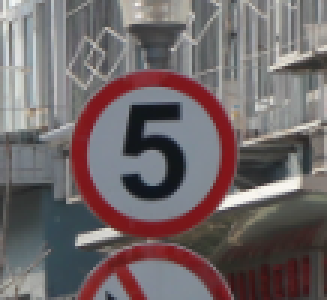
#> input picture Report 2 Source Code/Final_traffic_sign/000_0058.png, 109 x 100 px (shown 3 times larger); its folder holds only this picture in this run
$ jupyter execute --allow-errors 'Report 2 Source Code.ipynb'
#> lines starting #> are read from the running program, lines starting #| are printed output that depends on the picture; after the words box and inside, x2 and y2 are one past the last pixel; in counts of white or black regions, pixels touching at a corner belong together
#> further down, img is the input picture: shape (100, 109, 3); mean B, G, R 104.8, 103.4, 112.9
[cell 1]
import sys
assert sys.version_info >= (3, 7)

import numpy as np
import cv2 as cv
from util_func import *

from imutils import paths
import matplotlib.pyplot as plt
import random
import re

[cell 2]
def preprocessing(img):

     #resize
    factor = 300 / img.shape[1] #scale factor = output width / original image width
#> factor = 2.75
    img_resize = cv.resize(img, None,fx=factor,fy=factor)

    #blur img using median Blur
    blur = cv.medianBlur(img_resize, 5)

    # CLAHE
    img_lab = cv.cvtColor(blur, cv.COLOR_BGR2Lab)
#> img_lab: shape (275, 300, 3); mean of channels 0, 1, 2 113.5, 132.5, 129.7
    l, a, b = cv.split(img_lab)
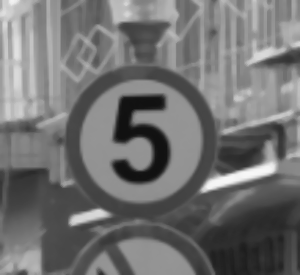
#> l: shape (275, 300); min 16, max 247, mean 113.5
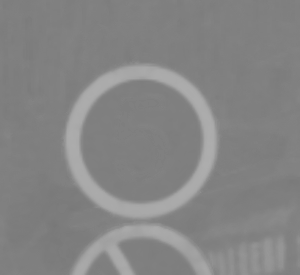
#> a: shape (275, 300); min 120, max 173, mean 132.5
    clahe = cv.createCLAHE(clipLimit = 3, tileGridSize = (8, 8))
    img_clahe = clahe.apply(l)
    img_merged = cv.merge((img_clahe, a, b))
#> img_merged: shape (275, 300, 3); mean of channels 0, 1, 2 121.5, 132.5, 129.7
    img_merged = cv.cvtColor(img_merged, cv.COLOR_Lab2BGR)
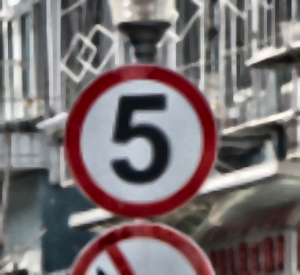
#> img_merged: shape (275, 300, 3); mean B, G, R 113.5, 111.9, 121.5

    #convert to grayscale
    gray = cv.cvtColor(img_merged, cv.COLOR_BGR2GRAY)

    #return resized img, blurred img, CLAHE img and grayscale img
    return img_resize, blur, img_merged, gray

[cell 3]
def color_seg(img_blur, img_gray):

    #define hsv value range for red, blue, yellow and black

    red_low = (160, 115, 0)
    red_high = (180, 255, 255)

    red_low1 = (0, 115, 0)
    red_high1 = (10, 255, 255)

    blue_low = (100, 120, 0)
    blue_high = (120, 255, 255)

    yellow_low = (15, 120, 20)
    yellow_high = (30, 255, 255)

    black_low = (0, 20, 0)
    black_high = (180, 255, 45)

    #convert to hsv
    img_hsv = cv.cvtColor(img_blur, cv.COLOR_BGR2HSV)
#> img_hsv: shape (275, 300, 3); mean H, S, V 82, 45.1, 117.8

    #combine 2 red mask
    mask_red = cv.bitwise_or(cv.inRange(img_hsv, red_low, red_high), cv.inRange(img_hsv, red_low1, red_high1))
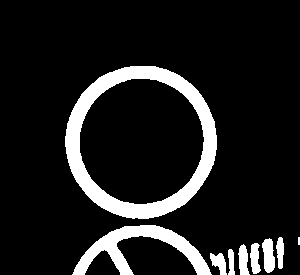
#> mask_red: shape (275, 300); 11.9% white; 9 white regions (1 under 20 px), largest, box (x1, y1, x2, y2) and area: (65, 66, 217, 219) 6071, (72, 225, 212, 275) 2380, (262, 238, 275, 273) 334

    #blue mask
    mask_blue = cv.inRange(img_hsv, blue_low, blue_high)
#> mask_blue: shape (275, 300); 0.05% white in thin lines or dots, all inside (x1, y1, x2, y2) = (119, 163, 147, 177)

    #combine yellow and black mask
    mask_yellow = cv.bitwise_or(cv.inRange(img_hsv, yellow_low, yellow_high), cv.inRange(img_hsv, black_low, black_high))
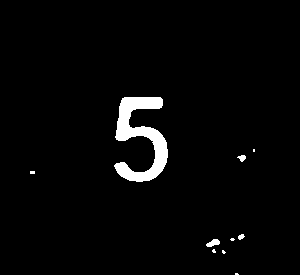
#> mask_yellow: shape (275, 300); 2.8% white; 10 white regions (6 under 20 px), largest, box (x1, y1, x2, y2) and area: (114, 97, 168, 182) 2116, (206, 239, 220, 247) 71, (237, 155, 246, 162) 39, (238, 234, 245, 240) 28

    color_masks = []
    color_masks.append(mask_red)
    color_masks.append(mask_blue)
    color_masks.append(mask_yellow)
    max_area = 0
    final_color_mask = []
    final_contour = []

    # for the 3 color masks, find the contour and compare the area
    for i in range(len(color_masks)):
        kernel = np.ones((3, 3), np.uint8)
        color_mask = color_masks[i]

        color_mask = cv.dilate(color_masks[i], kernel, iterations = 1)

        #get largest area of color mask
        area, contour_res = findContour(color_mask, img_gray)

        #get the color with largest contour area as the final contour
        if area > max_area:
            max_area = area
            final_color_mask = color_mask
            final_contour = contour_res
#> this loop made 3 passes
#> (area, max_area) on pass 1: (18590, 18590)
#> area on passes 2 to 3: 54.5, 2399
#> pass 1, in color_seg, `color_mask = cv.dilate(color_masks[i], kernel, iterations = 1)`:
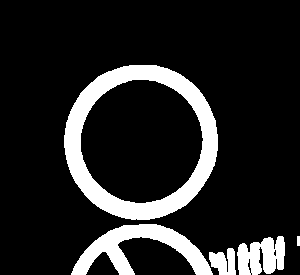
#> color_mask: shape (275, 300); 14.5% white; 5 white regions, box (x1, y1, x2, y2) and area: (64, 65, 218, 220) 7181, (71, 224, 213, 275) 2877, (237, 236, 285, 275) 1371, (209, 248, 236, 275) 507, (297, 236, 300, 246) 30
#> pass 1, in color_seg, `area, contour_res = findContour(color_mask, img_gray)`:
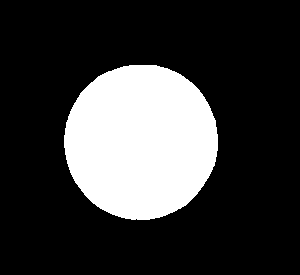
#> contour_res: shape (275, 300); 22.8% white; 1 white region, box (x1, y1, x2, y2) and area: (64, 65, 218, 220) 18809
#> after the loop:
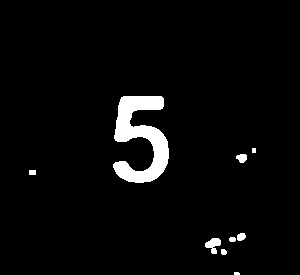
#> color_mask: shape (275, 300); 3.6% white; 9 white regions (1 under 20 px), largest, box (x1, y1, x2, y2) and area: (113, 96, 169, 183) 2581, (205, 238, 221, 254) 151, (236, 154, 247, 163) 75
#> after the loop, max_area = 18590

    #return final contour result (largest contour)
    return final_contour

[cell 4]
# find contour
def findContour(mask, img_gray):

    contours,_ = cv.findContours(mask, cv.RETR_TREE, cv.CHAIN_APPROX_SIMPLE)


    if len(contours) > 0:
        # Sort contours with regards to area in descending order and take the first
        contours = sorted(contours, key=cv.contourArea, reverse=True)[0]
        area = cv.contourArea(contours)

        # Create an empty mask
        contour_res = np.zeros_like(img_gray)

        img_copy = img.copy()

        #draw contour
        cv.drawContours(contour_res, [contours], 0, (255), thickness=cv.FILLED)
    else:
        # No valid contours found, return an empty mask and area of 0
        contour_res = np.zeros_like(img_gray)
        area = 0

    return area, contour_res

[cell 5]
def extractRegion(contour_res, img):
    #apply the final contour (mask) on the original image
    extracted_region = cv.bitwise_and(img, img, mask=contour_res)

    #put text
    position = (17, 17)
    (text_width, text_height), _ = cv.getTextSize("Segmented Image", cv.FONT_HERSHEY_COMPLEX, 0.7, 2)
    background_rect_coords = ((position[0], position[1] - text_height),
                          (position[0] + text_width, position[1]))
    cv.rectangle(extracted_region, background_rect_coords[0], background_rect_coords[1], (0, 0, 0), -1)
    cv.putText(extracted_region,"Segmented Image", (17, 17), cv.FONT_HERSHEY_COMPLEX, 0.7, (0, 255, 0), 2)
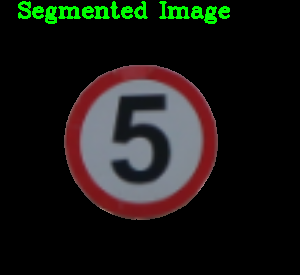
#> extracted_region: shape (275, 300, 3); mean B, G, R 20.5, 24.5, 25.3

    return extracted_region

[cell 6]
def bounding(contour, img):
    img_copy = img.copy()

    if len(contour) > 0:
        x, y, w, h = cv.boundingRect(contour)
#> x = 64; y = 65; w = 154; h = 155

        #draw bounding boxes
        cv.rectangle(img_copy, (x, y), (x+w, y+h), (0, 255, 0), 2)
    else:
        # if no valid contours found, return 0
        x, y, w, h = [0,0,0,0]
        cv.rectangle(img_copy, (x, y), (x+w, y+h), (0, 255, 0), 2)

    #put text
    position = (17, 17)
    (text_width, text_height), _ = cv.getTextSize("Bounded Image", cv.FONT_HERSHEY_COMPLEX, 0.7, 2)
    background_rect_coords = ((position[0], position[1] - text_height),
                          (position[0] + text_width, position[1]))
    cv.rectangle(img_copy, background_rect_coords[0], background_rect_coords[1], (0, 0, 0), -1)
    cv.putText(img_copy, "Bounded Image", (17, 17), cv.FONT_HERSHEY_COMPLEX, 0.7, (0, 255, 0), 2)
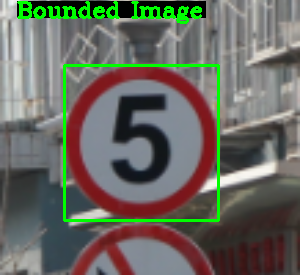
#> img_copy: shape (275, 300, 3); mean B, G, R 96.8, 105.9, 104.7
#> `bounded, x, y, w, h = bounding(color_contour, img_resize)`: x = 64; y = 65; w = 154; h = 155

    return img_copy, x, y, w, h

[cell 7]
##IOU
def convert_xywh_to_xyxy(box):
    return [box[0], box[1], box[0]+box[2], box[1]+box[3]]

def computeIOU(boxA, boxB):
    """The format of boxA and boxB is xyxy"""
    # compute the intersection area
    x_start = max(boxA[0], boxB[0])
    y_start = max(boxA[1], boxB[1])
    x_end = min(boxA[2], boxB[2])
    y_end = min(boxA[3], boxB[3])

    interArea = max(0, x_end - x_start + 1)* max(0, y_end - y_start + 1)

    # area of boxA and boxB
    areaA = (boxA[2] - boxA[0] + 1) * (boxA[3] - boxA[1] + 1)
    areaB = (boxB[2] - boxB[0] + 1) * (boxB[3] - boxB[1] + 1)

    return interArea / (areaA + areaB - interArea)

def IOU(img, img_resize, img_path, x, y, w, h):

#> called with img_path = 'Final_traffic_sign/000_0058.png', x = 64, y = 65, w = 154, h = 155
    img_copy = img_resize.copy()
    img_gt = img_resize.copy()
    factor = 300 / img.shape[1]
#> factor = 2.75

    # To print 100 images, split the string by both '\' and '.'
    if '\\' in img_path:
        target_string = re.split(r'[\\.]', img_path)[1]
    else:
        # to print the result one by one, split the string by both '/' and '.'
        target_string = img_path.split('.')[0]
        target_string = target_string.split('/')[1]

    # get annotation of img from txt file
    with open('TsignRecgTrain4170Annotation.txt', 'r') as file:
        # Iterate through each line in the file
        for line in file:
            # Check if the target string is in the line
            if target_string in line:
                # If the string is found, get the line and spilt it
                line = line.strip()
                items = line.split(';')

    x1, y1, x2, y2 = int(items[3]), int(items[4]), int(items[5]), int(items[6])

    boxes = [[x1, y1, x2, y2], [x, y, w, h]]

    # resize the given bouding box so that the size is the same as the drawn bouding box
    gt = [int(i * factor) for i in boxes[0]]

    #convert to xyxy format
    pred = convert_xywh_to_xyxy(boxes[1])

    #draw ground truth
    cv.rectangle(img_copy, (gt[0], gt[1]), (gt[2], gt[3]), (0, 0, 255), 2)
    cv.rectangle(img_gt, (gt[0], gt[1]), (gt[2], gt[3]), (0, 0, 255), 2)

    #draw bounding box
    cv.rectangle(img_copy, (pred[0], pred[1]), (pred[2], pred[3]), (0, 255, 0), 2)

    #put text for iou img
    position = (15, 20)
    (text_width, text_height), _ = cv.getTextSize(f"IOU: {computeIOU(gt, pred):.3f}", cv.FONT_HERSHEY_COMPLEX, 0.7, 2)
    background_rect_coords = ((position[0], position[1] - text_height),
                          (position[0] + text_width, position[1]))
    cv.rectangle(img_copy, background_rect_coords[0], background_rect_coords[1], (0, 0, 0), -1)
    cv.putText(img_copy, f"IOU: {computeIOU(gt, pred):.3f}", (15, 20), cv.FONT_HERSHEY_COMPLEX, 0.7, (0, 255, 0), 2)

    #put text for gt img
    position = (15, 20)
    (text_width, text_height), _ = cv.getTextSize("Ground Truth", cv.FONT_HERSHEY_COMPLEX, 0.7, 2)
    background_rect_coords = ((position[0], position[1] - text_height),
                          (position[0] + text_width, position[1]))
    cv.rectangle(img_gt, background_rect_coords[0], background_rect_coords[1], (0, 0, 0), -1)
    cv.putText(img_gt, "Ground Truth", (15, 20), cv.FONT_HERSHEY_COMPLEX, 0.7, (0, 255, 0), 2)

    return computeIOU(gt, pred), img_copy, img_gt

# DEMO

[cell 8]
imgPaths = list(paths.list_images("Final_traffic_sign"))

#> (the rest of this cell did not finish here and is left out)

$ run again, on Report 2 Source Code/Final_traffic_sign/000_1_0023.png
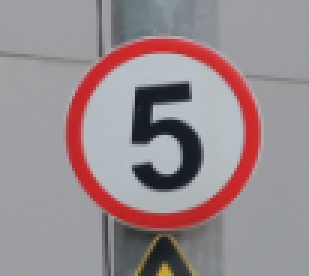
#> input picture Report 2 Source Code/Final_traffic_sign/000_1_0023.png, 103 x 92 px (shown 3 times larger)
#> img is the input picture: shape (92, 103, 3); mean B, G, R 142.9, 139.4, 152.5
#> img_lab: shape (268, 300, 3); mean of channels 0, 1, 2 152.2, 133.9, 129.4
#> img_hsv: shape (268, 300, 3); mean H, S, V 110.8, 33, 158
#> mask_red: shape (268, 300); 9.6% white; 1 white region, box (x1, y1, x2, y2) and area: (64, 38, 253, 223) 7751
#> mask_blue: shape (268, 300); every value is 0
#> mask_yellow: shape (268, 300); 3.8% white; 4 white regions (1 under 20 px), largest, box (x1, y1, x2, y2) and area: (129, 83, 193, 182) 2540, (141, 231, 170, 264) 375, (152, 256, 169, 268) 139
#> the loop in color_seg, `for i in range(len(color_masks)):` made 3 passes
#> (area, max_area) on pass 1: (27874, 27874)
#> after the loop in color_seg, `for i in range(len(color_masks)):`: max_area = 27874
#> in extractRegion, `cv.putText(extracted_region,"Segmented Image", (17, 17), cv.FONT_HERSH..`:
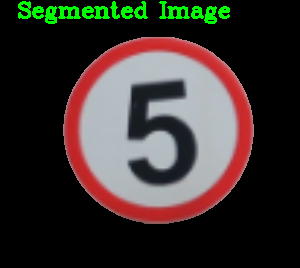
#> extracted_region: shape (268, 300, 3); mean B, G, R 45.1, 49.3, 56.7
#> in bounding, `x, y, w, h = cv.boundingRect(contour)`: x = 63; y = 37; w = 191; h = 187
#> in bounding, `cv.putText(img_copy, "Bounded Image", (17, 17), cv.FONT_HERSHEY_COMPLE..`:
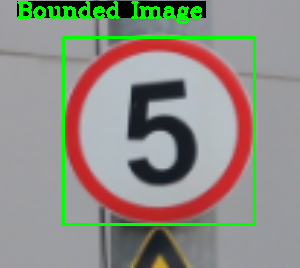
#> img_copy: shape (268, 300, 3); mean B, G, R 132.6, 141.5, 142.4
#> `bounded, x, y, w, h = bounding(color_contour, img_resize)`: x = 63; y = 37; w = 191; h = 187
